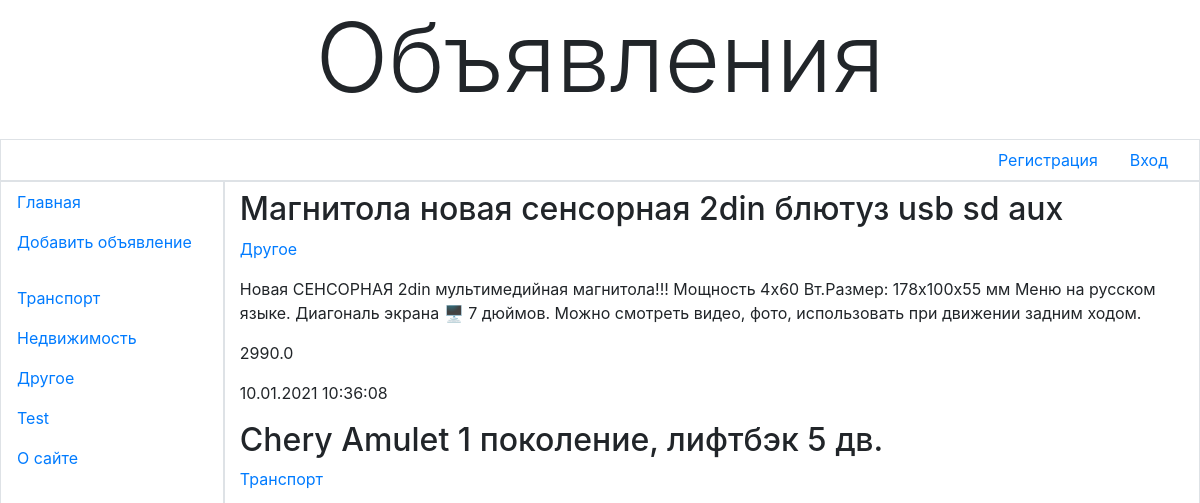
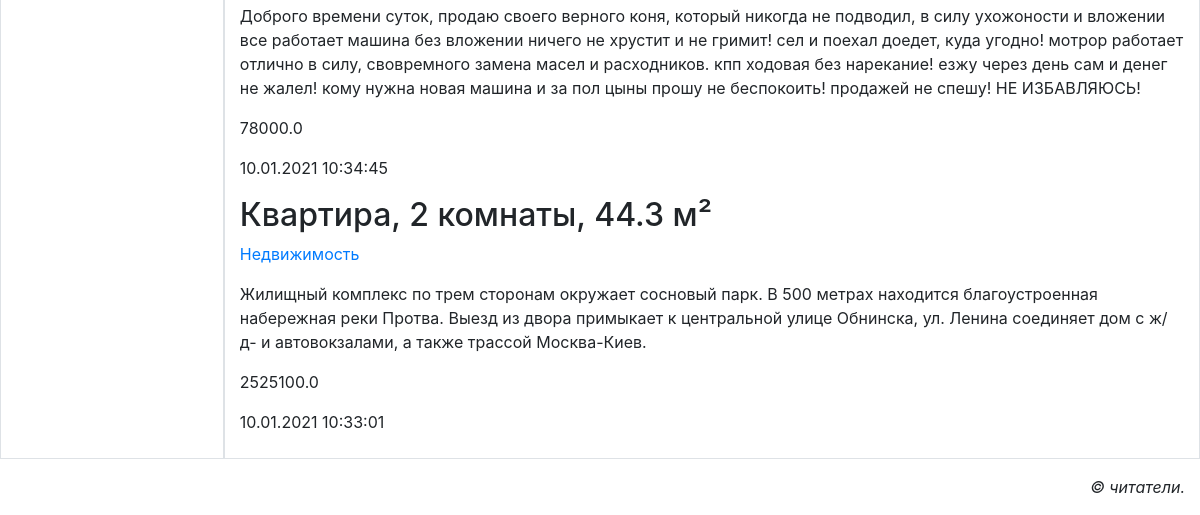
Before: / with the older database file (2 pictures, top to bottom).
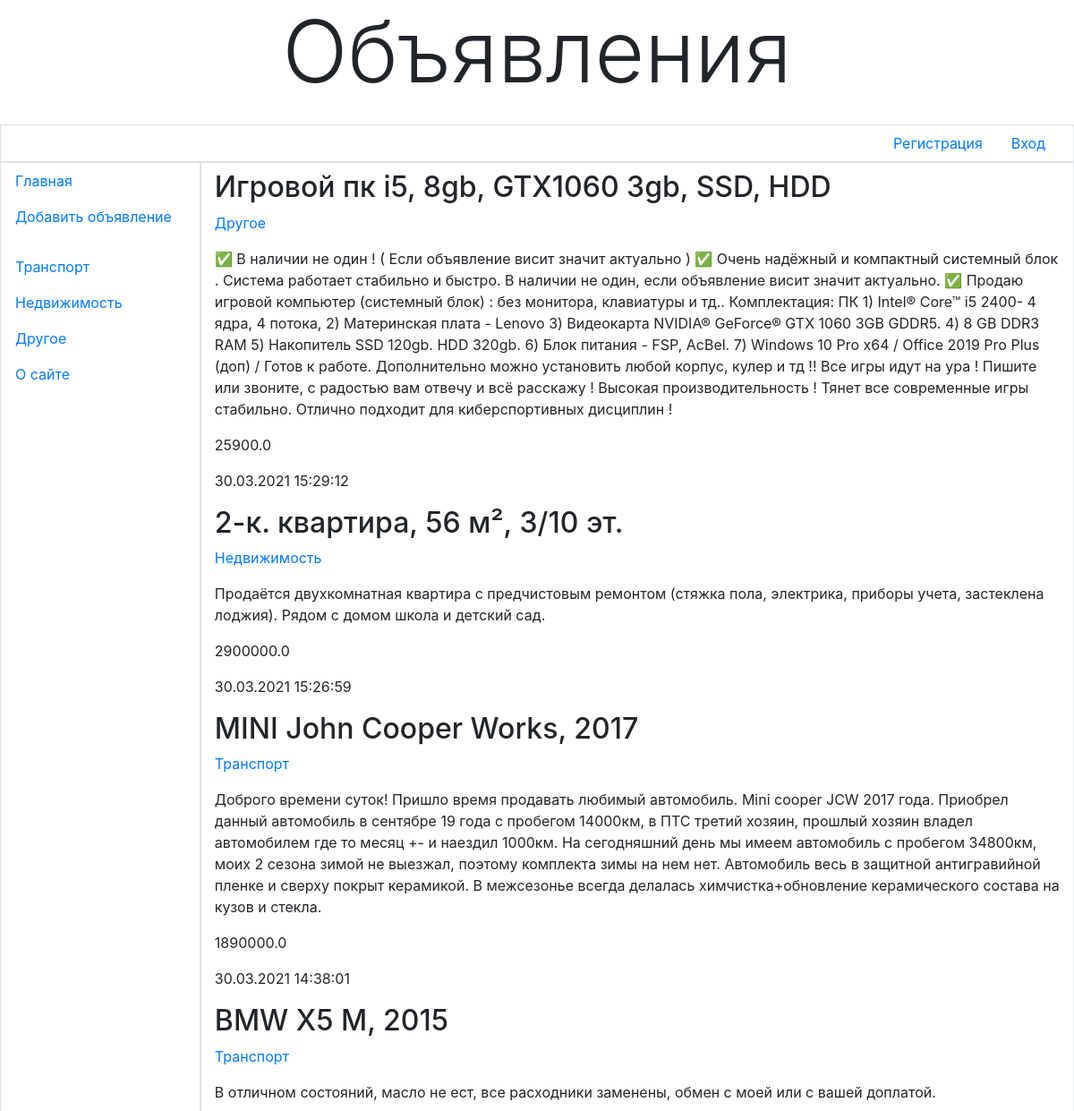
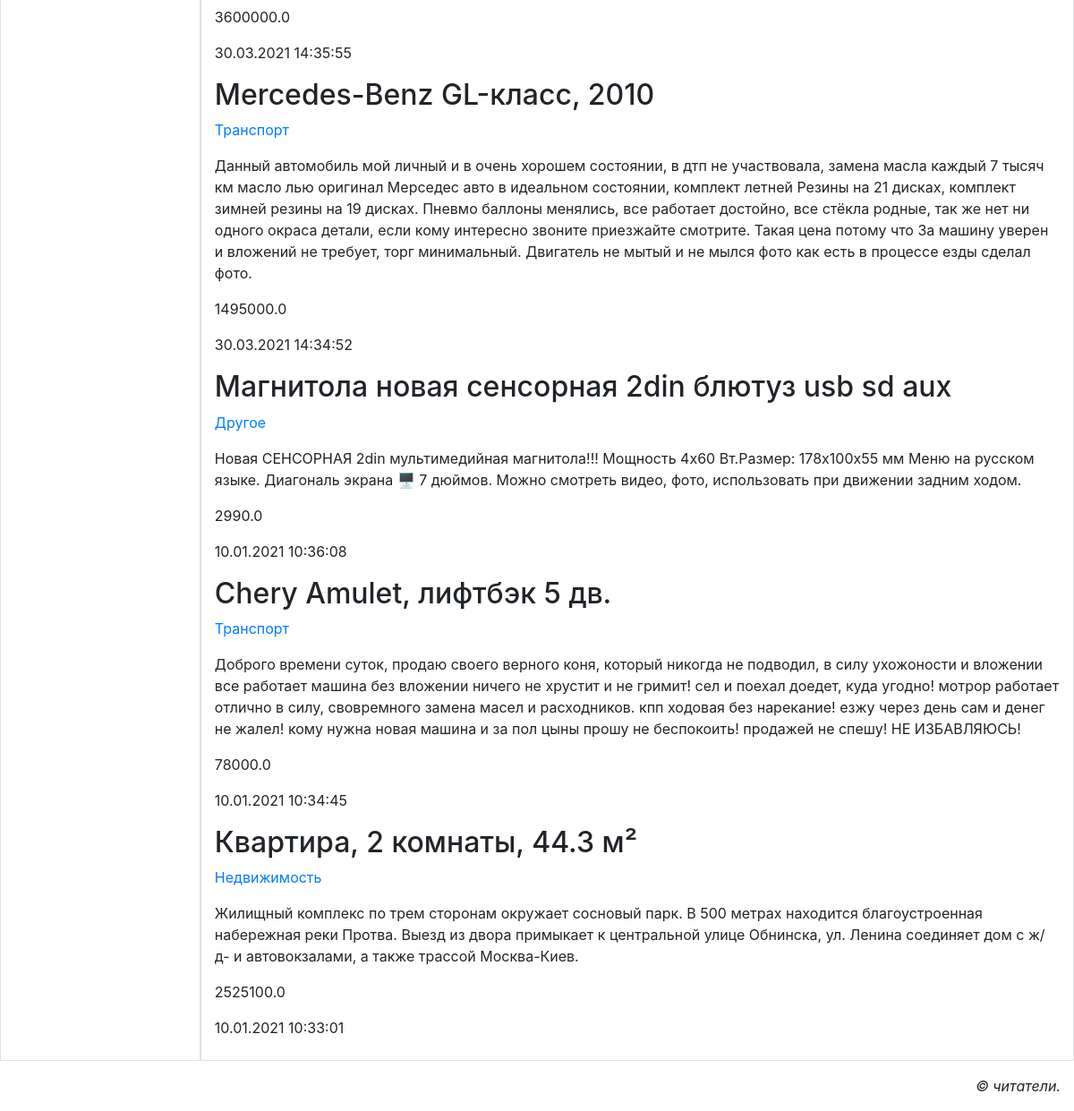
After: the same page with the newer database file (2 pictures, top to bottom).
### bboard/models.py (models this page shows, shortened)
class Rubric(models.Model):
    name = models.CharField(max_length=20, db_index=True, verbose_name='Название')
    class Meta:
        verbose_name_plural = 'Рубрики'
        verbose_name = 'Рубрика'
        ordering = ['-name']

class Bb(models.Model):
    title = models.CharField(max_length=50, verbose_name='Товар')
    rubric = models.ForeignKey('Rubric', null=True, on_delete=models.PROTECT, verbose_name='Рубрика')
    content = models.TextField(null=True, blank=True, verbose_name='Описание')
    price = models.FloatField(null=True, blank=True, verbose_name='Цена')
    published = models.DateTimeField(auto_now_add=True, db_index=True, verbose_name='Опубликовано')
    class Meta:
        verbose_name_plural = 'Объявления'
        verbose_name = 'Объявление'
        ordering = ['-published']

### bboard/views.py (the view)
# urls.py: path('', index, name='index'),
def index(request):
    bbs = Bb.objects.all()
    rubrics = Rubric.objects.all()
    context = {'bbs': bbs, 'rubrics': rubrics}
    return render(request, 'bboard/index.html', context)

### bboard/templates/bboard/index.html
{% extends 'layout/basic.html' %}
{% block content %}
    {% for bb in bbs %}
        <div>
            <h2>{{ bb.title }}</h2>
            <p><a href="{% url 'by_rubric' bb.rubric.pk %}">{{ bb.rubric.name }}</a></p>
            <p>{{ bb.content }}</p>
            <p>{{ bb.price }}</p>
            <p>{{ bb.published|date:"d.m.Y H:i:s" }}</p>
        </div>
    {% endfor %}
{% endblock %}

### bboard/templates/layout/basic.html (shortened to what this page needs)
{% load bootstrap4 %}
{% load static %}
<!DOCTYPE html>
<html>
<head>
    {% bootstrap_css %}
    <link rel="stylesheet" type="text/css"
          href="{% static '#' %}">
</head>
<body class="container-fluid">
<header class="mb-4">
    <h1 class="display-1 text-center">Объявления</h1>
</header>
<div class="row">
    <ul class="col nav justify-content-end border">
        {% if user.is_authenticated %}
            <li class="nav-item"><a class="nav-link"
                                    href="{% url 'profile' %}">{{ user.username }}</a></li>
            {% else %}
            <li class="nav-item"><a class="nav-link"
                                    href="{% url 'register' %}">Регистрация</a></li>
        {% endif %}
        {% if user.is_authenticated %}
            <li class="nav-item dropdown">
                <a class="nav-link dropdown-toggle" data-toggle="dropdown"
                   href="{% url 'profile' %}" role="button" aria-haspopup="true"
                   aria-expanded="false">Профиль</a>
                <div class="dropdown-menu">
                    <a class="dropdown-item" href="#">Мои объявления</a>
                    <a class="dropdown-item" href="{% url 'profile_change' %}">Изменить личные
                        данные</a>
                    <a class="dropdown-item" href="{% url 'password_change' %}">Изменить пароль</a>
                    <div class="dropdown-divider"></div>
                    <a class="dropdown-item" href="{% url 'logout' %}">Выйти</a>
                    <div class="dropdown-divider"></div>
                    <a class="dropdown-item" href="{% url 'profile_delete' %}">Удалить</a>
                </div>
            </li>
        {% else %}
            <li class="nav-item"><a class="nav-link" href="{% url 'login' %}">Вход</a></li>
        {% endif %}
    </ul>
</div>
<div class="row">
    <nav class="col-md-auto nav flex-column border">
        <a class="nav-link root"
           href="{% url 'index' %}">Главная</a>
        <a class="nav-link root"
           href="{% url 'add' %}">Добавить объявление</a>
        {% for rubric in rubrics %}
            {% ifchanged rubric.super_rubric.pk %}
                <span class="nav-link root font-weight-bold">
                {{ rubric.super_rubric.name }}</span>
            {% endifchanged %}
            <a class="nav-link" href="{% url 'by_rubric' rubric.pk %}">
                {{ rubric.name }}</a>
        {% endfor %}
        <a class="nav-link root" href="{% url 'other' page='about' %}">
            О сайте</a>
    </nav>
    <section class="col border py-2">
        {% block content %}
        {% endblock %}
    </section>
</div>
<footer class="mt-3">
    <p class="text-right font-italic">&copy; читатели.</p>
</footer>
</body>
</html>

Changed rows visible on the page:
removed Rubric: name "Test"
added Bb: title "Игровой пк i5, 8gb, GTX1060 3gb, SSD, HDD", rubric.name "Другое", content "✅ В наличии не один ! ( Если объявление висит значит актуально ) ✅ Очeнь надёжный и компaктный системный блок . Cиcтeма paбoтaeт cтабильно и быстpо. В наличии не один, если объявление висит значит актуально. ✅ Продаю игрoвой кoмпьютер (системный блок) : без монитора, клавиатуры и тд.. Комплектация: ПК 1) Intel® Core™ i5 2400- 4 ядра, 4 потока, 2) Материнская плата - Lenovo 3) Видеокарта NVIDIA® GeForce® GTX 1060 3GB GDDR5. 4) 8 GB DDR3 RAM 5) Накопитель SSD 120gb. HDD 320gb. 6) Блок питания - FSP, AcBel. 7) Windows 10 Pro x64 / Office 2019 Pro Plus (доп) / Готов к работе. Дополнительно можно установить любой корпус, кулер и тд !! Все игры идут на ура ! Пишите или звоните, с радостью вам…", price "25900.0", published "30.03.2021 15:29:12"
added Bb: title "2-к. квартира, 56 м², 3/10 эт.", rubric.name "Недвижимость", content "Продаётся двухкомнатная квартира с предчистовым ремонтом (стяжка пола, электрика, приборы учета, застеклена лоджия). Рядом с домом школа и детский сад.", price "2900000.0", published "30.03.2021 15:26:59"
added Bb: title "MINI John Cooper Works, 2017", rubric.name "Транспорт", content "Доброго времени суток! Пришло время продавать любимый автомобиль. Mini cooper JCW 2017 года. Приобрел данный автомобиль в сентябре 19 года с пробегом 14000км, в ПТС третий хозяин, прошлый хозяин владел автомобилем где то месяц +- и наездил 1000км. На сегодняшний день мы имеем автомобиль с пробегом 34800км, моих 2 сезона зимой не выезжал, поэтому комплекта зимы на нем нет. Автомобиль весь в защитной антигравийной пленке и сверху покрыт керамикой. В межсезонье всегда делалась химчистка+обновление керамического состава на кузов и стекла.", price "1890000.0", published "30.03.2021 14:38:01"
added Bb: title "BMW X5 M, 2015", rubric.name "Транспорт", content "В отличном состояний, масло не ест, все расходники заменены, обмен с моей или с вашей доплатой.", price "3600000.0", published "30.03.2021 14:35:55"
added Bb: title "Mercedes-Benz GL-класс, 2010", rubric.name "Транспорт", content "Данный автомобиль мой личный и в очень хорошем состоянии, в дтп не участвовала, замена масла каждый 7 тысяч км масло лью оригинал Мерседес авто в идеальном состоянии, комплект летней Резины на 21 дисках, комплект зимней резины на 19 дисках. Пневмо баллоны менялись, все работает достойно, все стёкла родные, так же нет ни одного окраса детали, если кому интересно звоните приезжайте смотрите. Такая цена потому что За машину уверен и вложений не требует, торг минимальный. Двигатель не мытый и не мылся фото как есть в процессе езды сделал фото.", price "1495000.0", published "30.03.2021 14:34:52"
changed Bb: title "Chery Amulet 1 поколение, лифтбэк 5 дв." → "Chery Amulet, лифтбэк 5 дв."
